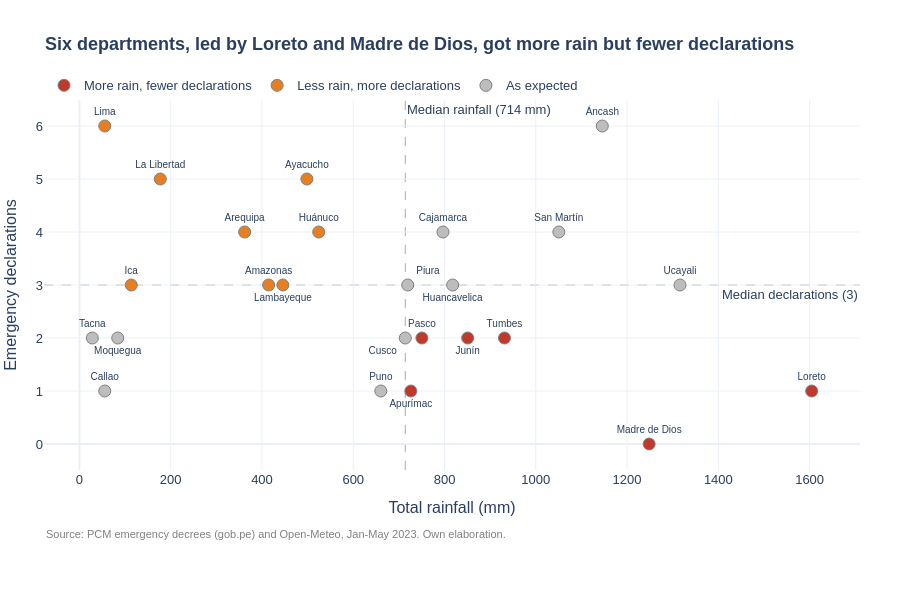

Here is the notebook cell this chart was saved with:
### Code cell
fig = px.scatter(tabla, x="lluvia_total_mm", y="declaratorias",
                 hover_name="departamento", text="departamento", color="grupo",
                 color_discrete_map={"More rain, fewer declarations": "#c0392b",
                                     "Less rain, more declarations": "#e67e22",
                                     "As expected": "#bdbdbd"},
                 category_orders={"grupo": ["More rain, fewer declarations",
                                            "Less rain, more declarations",
                                            "As expected"]},
                 labels={"lluvia_total_mm": "Total rainfall (mm)",
                         "declaratorias": "Emergency declarations",
                         "grupo": ""},
                 title="<b>Six departments, led by Loreto and Madre de Dios, got more rain but fewer declarations</b>",
                 height=600)

# Reuse the label positions from the scatter plot so names do not overlap
posiciones = dict(zip(tabla["departamento"], posicion))

# Move the labels that sit on the median lines
posiciones["Amazonas"] = "top center"
posiciones["Lambayeque"] = "bottom center"
posiciones["Piura"] = "top right"
posiciones["Cusco"] = "bottom left"

for trazo in fig.data:
    trazo.textposition = [posiciones[d] for d in trazo.hovertext]

fig.add_vline(x=lluvia_mediana, line_dash="dash", line_width=1, line_color="darkgray",
              layer="below",
              annotation_text="Median rainfall (714 mm)", annotation_position="top right")
fig.add_hline(y=decl_mediana, line_dash="dash", line_width=1, line_color="darkgray",
              layer="below",
              annotation_text="Median declarations (3)", annotation_position="bottom right")
fig.update_traces(textfont_size=10, marker=dict(size=12, line=dict(width=1, color="gray")))
fig.update_layout(
    template="plotly_white",
    font=dict(family="Arial", size=13),
    title_font_size=18,
    legend=dict(orientation="h", y=1.08, x=0),
    margin=dict(l=10, r=40, t=100, b=130),
    annotations=list(fig.layout.annotations) + [dict(
        text=fuente, showarrow=False, xref="paper", yref="paper",
        x=0, y=-0.15, yanchor="top", font=dict(size=11, color="gray"),
    )],
)
fig.show()

### Figure 1 — Plotly figure (JSON) as saved in the notebook; plotly's stock layout.template omitted (floating-point values rounded to 4 significant figures)
{"data": [{"hovertemplate": "<b>%{hovertext}</b><br><br>=More rain, fewer declarations<br>Total rainfall (mm)=%{x}<br>Emergency declarations=%{y}<br>departamento=%{text}<extra></extra>", "hovertext": ["Apurímac", "Junín", "Loreto", "Madre de Dios", "Pasco", "Tumbes"], "legendgroup": "More rain, fewer declarations", "marker": {"color": "#c0392b", "line": {"color": "gray", "width": 1}, "size": 12, "symbol": "circle"}, "mode": "markers+text", "name": "More rain, fewer declarations", "orientation": "v", "showlegend": true, "text": ["Apurímac", "Junín", "Loreto", "Madre de Dios", "Pasco", "Tumbes"], "textfont": {"size": 10}, "textposition": ["bottom center", "bottom center", "top center", "top center", "top center", "top center"], "type": "scatter", "x": [726.2, 850.8, 1605.0, 1248.0, 750.4, 931.4], "xaxis": "x", "y": [1, 2, 1, 0, 2, 2], "yaxis": "y"}, {"hovertemplate": "<b>%{hovertext}</b><br><br>=Less rain, more declarations<br>Total rainfall (mm)=%{x}<br>Emergency declarations=%{y}<br>departamento=%{text}<extra></extra>", "hovertext": ["Amazonas", "Arequipa", "Ayacucho", "Huánuco", "Ica", "La Libertad", "Lambayeque", "Lima"], "legendgroup": "Less rain, more declarations", "marker": {"color": "#e67e22", "line": {"color": "gray", "width": 1}, "size": 12, "symbol": "circle"}, "mode": "markers+text", "name": "Less rain, more declarations", "orientation": "v", "showlegend": true, "text": ["Amazonas", "Arequipa", "Ayacucho", "Huánuco", "Ica", "La Libertad", "Lambayeque", "Lima"], "textfont": {"size": 10}, "textposition": ["top center", "top center", "top center", "top center", "top center", "top center", "bottom center", "top center"], "type": "scatter", "x": [414.6, 362.0, 498.4, 524.3, 113.6, 177.2, 445.8, 55.5], "xaxis": "x", "y": [3, 4, 5, 4, 3, 5, 3, 6], "yaxis": "y"}, {"hovertemplate": "<b>%{hovertext}</b><br><br>=As expected<br>Total rainfall (mm)=%{x}<br>Emergency declarations=%{y}<br>departamento=%{text}<extra></extra>", "hovertext": ["Áncash", "Cajamarca", "Callao", "Cusco", "Huancavelica", "Moquegua", "Piura", "Puno", "San Martín", "Tacna", "Ucayali"], "legendgroup": "As expected", "marker": {"color": "#bdbdbd", "line": {"color": "gray", "width": 1}, "size": 12, "symbol": "circle"}, "mode": "markers+text", "name": "As expected", "orientation": "v", "showlegend": true, "text": ["Áncash", "Cajamarca", "Callao", "Cusco", "Huancavelica", "Moquegua", "Piura", "Puno", "San Martín", "Tacna", "Ucayali"], "textfont": {"size": 10}, "textposition": ["top center", "top center", "top center", "bottom left", "bottom center", "bottom center", "top right", "top center", "top center", "top center", "top center"], "type": "scatter", "x": [1146.0, 796.6, 55.5, 714.0, 817.8, 83.9, 719.4, 660.4, 1050.0, 28.2, 1316.0], "xaxis": "x", "y": [6, 4, 1, 2, 3, 2, 3, 1, 4, 2, 3], "yaxis": "y"}], "layout": {"annotations": [{"showarrow": false, "text": "Median rainfall (714 mm)", "x": 714, "xanchor": "left", "xref": "x", "y": 1, "yanchor": "top", "yref": "y domain"}, {"showarrow": false, "text": "Median declarations (3)", "x": 1, "xanchor": "right", "xref": "x domain", "y": 3, "yanchor": "top", "yref": "y"}, {"font": {"color": "gray", "size": 11}, "showarrow": false, "text": "Source: PCM emergency decrees (gob.pe) and Open-Meteo, Jan-May 2023. Own elaboration.", "x": 0, "xref": "paper", "y": -0.15, "yanchor": "top", "yref": "paper"}], "font": {"family": "Arial", "size": 13}, "height": 600, "legend": {"orientation": "h", "title": {"text": ""}, "tracegroupgap": 0, "x": 0, "y": 1.08}, "margin": {"b": 130, "l": 10, "r": 40, "t": 100}, "shapes": [{"layer": "below", "line": {"color": "darkgray", "dash": "dash", "width": 1}, "type": "line", "x0": 714, "x1": 714, "xref": "x", "y0": 0, "y1": 1, "yref": "y domain"}, {"layer": "below", "line": {"color": "darkgray", "dash": "dash", "width": 1}, "type": "line", "x0": 0, "x1": 1, "xref": "x domain", "y0": 3, "y1": 3, "yref": "y"}], "title": {"font": {"size": 18}, "text": "<b>Six departments, led by Loreto and Madre de Dios, got more rain but fewer declarations</b>"}, "xaxis": {"anchor": "y", "domain": [0, 1], "title": {"text": "Total rainfall (mm)"}}, "yaxis": {"anchor": "x", "domain": [0, 1], "title": {"text": "Emergency declarations"}}}}
